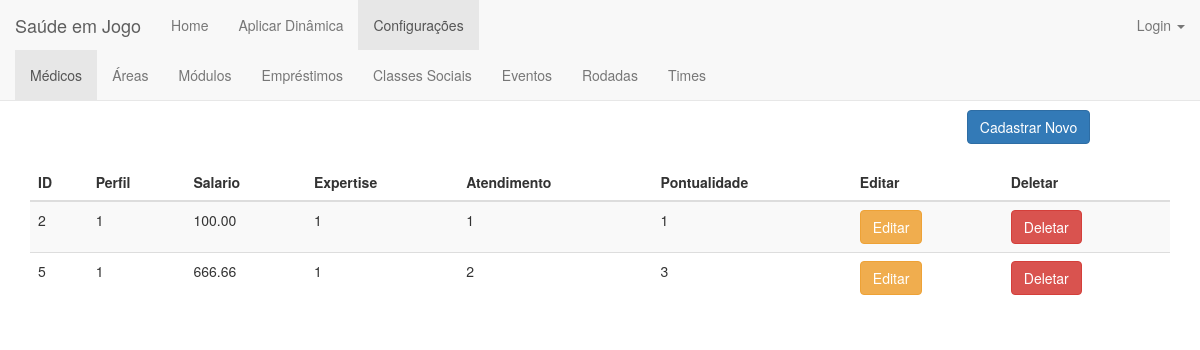
The app's page /medico/, older data.
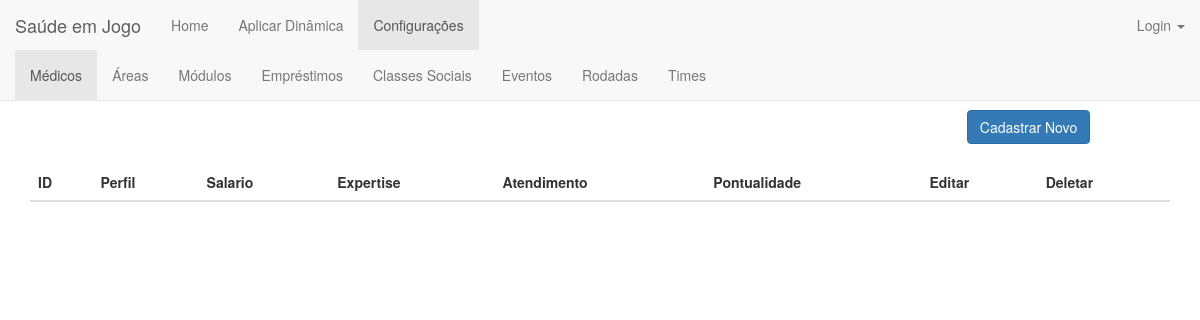
The same page, newer data.
### jogo/models.py (models this page shows)
class Medico(models.Model):
    classificacao = ((1,'1'),(2,'2'),(3,'3'))
    perfil = models.IntegerField(validators=[MinValueValidator(1)])
    salario = models.FloatField(validators=[MinValueValidator(0.0)])
    expertise = models.IntegerField(default=1, choices=classificacao)
    atendimento = models.IntegerField(default=1, choices=classificacao)
    pontualidade = models.IntegerField(default=1, choices=classificacao)

### jogo/views.py (the view)
# urls.py: url(r'^medico/$', views.medico_index, name='medico_index'),
def medico_index(request):
    medicos = Medico.objects.order_by('perfil')
    return render(request, 'medico/medico_index.html', {'medicos':medicos})

### jogo/templates/medico/medico_index.html (shortened to what this page needs)
{% extends 'jogo/base_configuracoes.html' %}
{% load staticfiles %}
{% block medico %}class="active"{% endblock %}
{% block body %}
    <div class="container">
        <center><h1>Médicos</h1></center>
        <div align="right" style="margin-right: 7%">
            <a href="{% url 'jogo:medico_new' %}"><button type="submit" class="btn btn-primary">Cadastrar Novo</button></a>
        </div>
        <br>
        <table class="table table-striped">
        <thead>
            <tr>
                <th>ID</th>
                <th>Perfil</th>
                <th>Salario</th>
                <th>Expertise</th>
                <th>Atendimento</th>
                <th>Pontualidade</th>
                <th>Editar</th>
                <th>Deletar</th>
            </tr>
        </thead>
        <tbody>
            {% for medico in medicos %}
                <tr>
                    <td>{{medico.id}}</td>
                    <td>{{medico.perfil}}</td>
                    <td>{{medico.salario | floatformat:2}}</td>
                    <td>{{medico.expertise}}</td>
                    <td>{{medico.atendimento}}</td>
                    <td>{{medico.pontualidade}}</td>
                    <td><a href="{% url 'jogo:medico_edit' medico.id %}"><button type="button" class="btn btn-warning">Editar</button></a></td>
                    <td><a href="{% url 'jogo:medico_delete' medico.id %}"><button type="button" class="btn btn-danger">Deletar</button></a></td>
                </tr>
            {% endfor %}
        </tbody>
        </table>
    </div>
{% endblock body %}

### jogo/templates/jogo/base_configuracoes.html (shortened to what this page needs)
{% extends 'base.html' %}
{% block base_configuracoes %}class="active"{% endblock %}
{% block base_configuracoes_navbar %}
        <div class="container-fluid">
            <div class="collapse navbar-collapse" id="bs-example-navbar-collapse-1">
                <ul class="nav navbar-nav">
                     <li {% block medico %}{% endblock %}><a href="{% url 'jogo:medico_index' %}">Médicos{% block medico_span %}{% endblock %}</a></li>
                   <li {% block area %}{% endblock %}><a href="{% url 'jogo:area_index' %}">Áreas{% block area_span %}{% endblock %}</a></li>
                    <li {% block modulo %}{% endblock %}><a href="{% url 'jogo:modulo_index' %}">Módulos{% block modulo_span %}{% endblock %}</a></li>
                    <li {% block emprestimo %}{% endblock %}><a href="{% url 'jogo:emprestimo_index' %}">Empréstimos{% block emprestimo_span %}{% endblock %}</a></li>
                    <li {% block classe_social %}{% endblock %}><a href="{% url 'jogo:classe_social_index' %}">Classes Sociais{% block classe_social_span %}{% endblock %}</a></li>
                    <li {% block evento %}{% endblock %}><a href="{% url 'jogo:evento_index' %}">Eventos{% block evento_span %}{% endblock %}</a></li>
                    <li {% block rodada %}{% endblock %}><a href="{% url 'jogo:rodada_index' %}">Rodadas{% block rodada_span %}{% endblock %}</a></li>
                    <li {% block time %}{% endblock %}><a href="{% url 'jogo:time_index' %}">Times{% block time_span %}{% endblock %}</a></li>
                </ul>
            </div>
        </div>
{% endblock %}

### jogo/templates/base.html (shortened to what this page needs)
{% load staticfiles %}
<!DOCTYPE html>
<html lang="en">
<head>
    <link rel="stylesheet" href="http://maxcdn.bootstrapcdn.com/bootstrap/3.3.6/css/bootstrap.min.css">
</head>
<body>
    <nav class="navbar navbar-default navbar-fixed-top">
        <div class="container-fluid">
            <div class="navbar-header">
                <a class="navbar-brand" href="#">Saúde em Jogo</a>
            </div>
            <div class="collapse navbar-collapse" id="bs-example-navbar-collapse-1">
                <ul class="nav navbar-nav">
                    <li {% block home %}{% endblock %}><a href="{% url 'jogo:index' %}">Home{% block home_span %}{% endblock %}</a></li>
                    <li {% block base_aplicar_dinamica %}{% endblock %}><a href="{% url 'jogo:base_aplicar_dinamica' %}">Aplicar Dinâmica{% block base_aplicar_dinamica_span %}{% endblock %}</a></li>
                    <li {% block base_configuracoes %}{% endblock %}><a href="{% url 'jogo:base_configuracoes' %}">Configurações{% block base_configuracoes_span %}{% endblock %}</a></li>
                </ul>
                <ul class="nav navbar-nav navbar-right">
                    <li class="dropdown">
                        <a href="#" class="dropdown-toggle" data-toggle="dropdown" role="button" aria-haspopup="true" aria-expanded="false">Login <span class="caret"></span></a>
                    </li>
                </ul>
            </div>
        </div>
    {% block base_configuracoes_navbar %}{% endblock %}
    </nav>
    <br><br>
{% block body %}
{% endblock %}
</body>
</html>

Row changes from the older to the newer data that the page shows:
removed Medico: id "2", perfil "1", salario "100.00", expertise "1", atendimento "1", pontualidade "1"
removed Medico: id "5", perfil "1", salario "666.66", expertise "1", atendimento "2", pontualidade "3"
